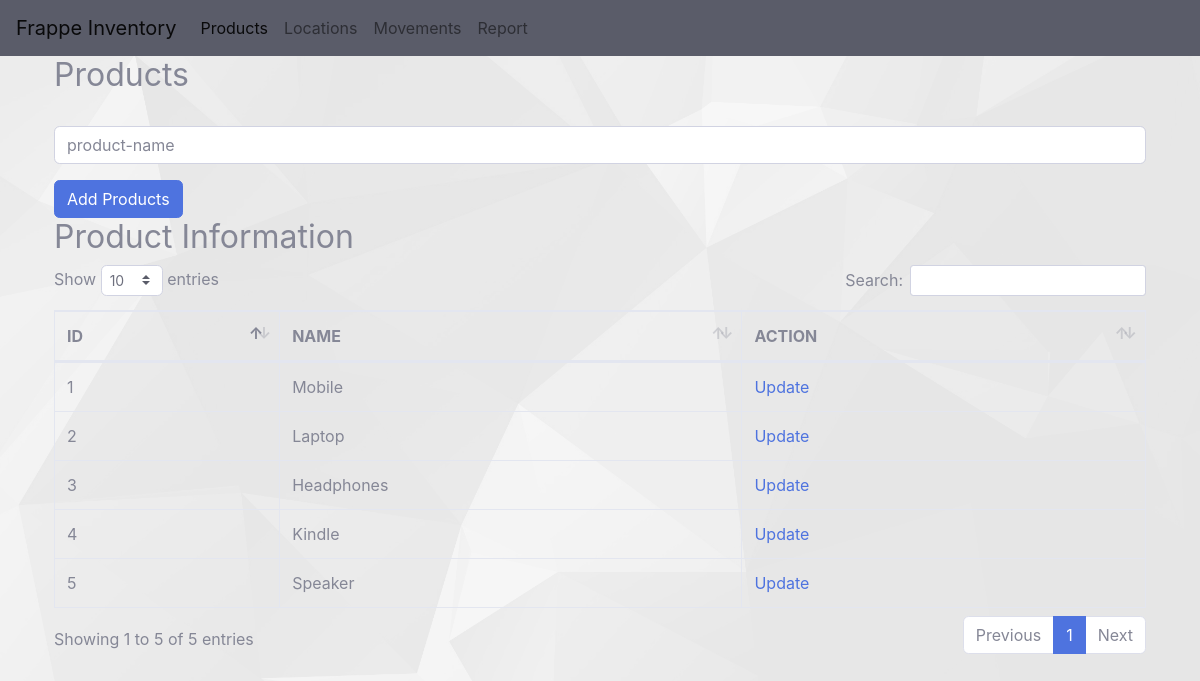
Page /products on the committed database.
### app.py (models this page shows, shortened)
class Product(db.Model):
    __tablename__ = 'product'
    id = db.Column(db.Integer,primary_key=True)
    name = db.Column(db.String(50),nullable=False)

### app.py (the view, shortened to what this page needs)
@app.route('/products',methods=["GET","POST"])
def products():
    error=None
    if request.method == "GET":
        products = Product.query.all()
        return render_template('products.html',products=products)

### templates/products.html (shortened to what this page needs)
{% extends 'index.html' %}
{% block content %}
<div class="container">
  <h2>Products</h2>
  <form action="/products" method="post">
    <div class="form-group">
      <input type="text" class="form-control" id="product-name" placeholder="product-name" name="product-name">
    </div>
    <button type="submit" class="btn btn-primary">Add Products</button>
  </form>
  {%if products|length < 1%}
    <h4>No Products found please start by adding products above</h4>
  {% else %}
    <h2>Product Information</h2>
    <table class="table table-bordered" id="dataTable" width="100%" cellspacing="0">
      <thead>
        <tr>
          <th>ID</th>
          <th>NAME</th>
          <th>ACTION</th>
        </tr>
      </thead>
      {% for product in products %}
    <tr>
        <td>{{product.id}}</td>
        <td>{{product.name}}</td>
        <td>
            <a href="/products/{{product.id}}/update" >Update</a>
        </td>
    </tr>
    {% endfor %}
    {% endif %}
    </table>
</div>
{% endblock %}

### templates/index.html (style rules this page uses)
body { background-image: url(../static/background.png); height: 100vh; background-size: cover; background-position: center; }

### rows in the picture
Product: id "1", name "Mobile"
Product: id "2", name "Laptop"
Product: id "3", name "Headphones"
Product: id "4", name "Kindle"
Product: id "5", name "Speaker"
